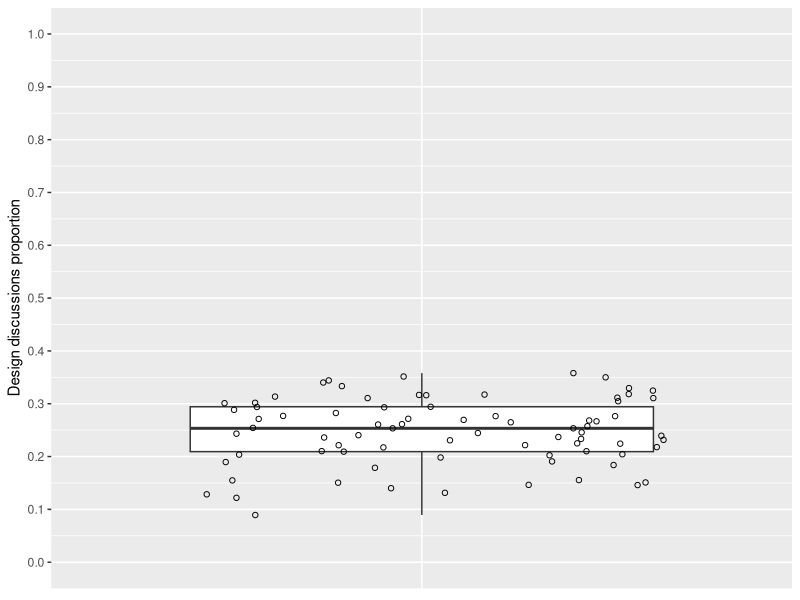

Reproduce this figure in R.
library("ggplot2")
#theme_set(theme_bw())

data = read.table("../data-to-plot/to-plot-project-design-general-proportion.data", header = T)

gg = ggplot(data, aes(x = factor(0), y = Proportion))

p = gg + geom_boxplot() + theme( axis.title.x=element_blank(),axis.text.x=element_blank(),axis.ticks.x=element_blank() ) + coord_cartesian(ylim=c(0, 1)) + ylab("Design discussions proportion") + geom_jitter(shape = 1) + scale_y_continuous(breaks=seq(0,1,1/10))
ggsave(p, file="../graphs/boxplot-design-proportion-rq1.pdf", width=4, height=4)





#  Proportion     
# Min.   :0.08929  
# 1st Qu.:0.20930  
# Median :0.25000  
# Mean   :0.24598  
# 3rd Qu.:0.29379  
# Max.   :0.35794 
# sd: 0.06219354
